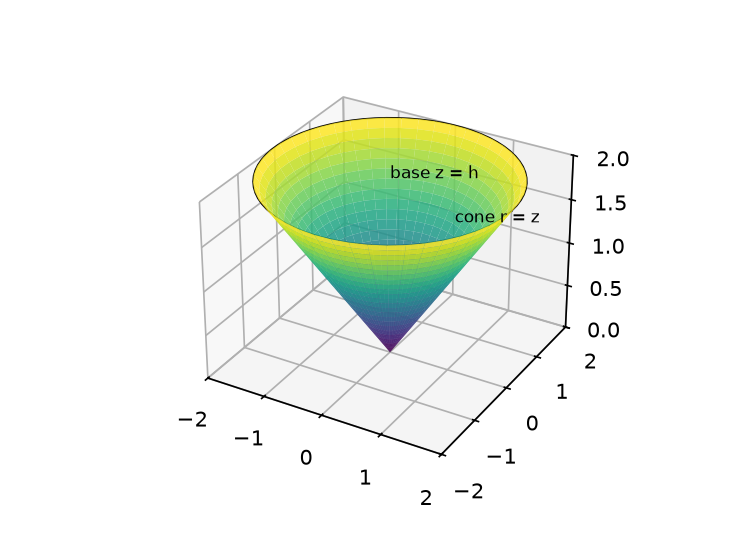

The Python source for this figure:
"""Figure: the cone r <= z <= h with its base disk."""
import matplotlib
matplotlib.use("Agg")
import numpy as np
import matplotlib.pyplot as plt
from mpl_toolkits.mplot3d import proj3d

fig, ax = plt.subplots(subplot_kw={"projection": "3d"}, figsize=(5, 3.6), dpi=150)
u = np.linspace(0, 2 * np.pi, 48)
u, v = np.meshgrid(u, np.linspace(0, 2, 24))
ax.plot_surface(v * np.cos(u), v * np.sin(u), v, cmap="viridis", alpha=0.85)
th = np.linspace(0, 2 * np.pi, 72)
ax.plot(2 * np.cos(th), 2 * np.sin(th), np.full_like(th, 2.0), color="k", lw=0.7)
ax.set_xlim(-2, 2)
ax.set_ylim(-2, 2)
ax.set_zlim(0, 2)
fig.canvas.draw()

def put(p, s):
    px, py, pz = proj3d.proj_transform(p[0], p[1], p[2], ax.get_proj())
    dx, dy = ax.transData.transform((px, py))
    fx = (dx - ax.bbox.x0) / (ax.bbox.x1 - ax.bbox.x0)
    fy = (dy - ax.bbox.y0) / (ax.bbox.y1 - ax.bbox.y0)
    return ax.text2D(fx, fy, s, transform=ax.transAxes, fontsize=8)

s = 1.0 / np.sqrt(2)
put((0.0, 0.0, 2.0), "base z = h")
put((s, s, 2 * s), "cone r = z")
fig.canvas.draw()
renderer = fig.canvas.get_renderer()
for a in list(ax.texts) + ([ax.get_legend()] if ax.get_legend() else []):
    box = a.get_window_extent(renderer)
    name = a.get_text() if hasattr(a, "get_text") else "legend"
    assert ax.bbox.x0 - 1 <= box.x0 and box.x1 <= ax.bbox.x1 + 1, name
    assert ax.bbox.y0 - 1 <= box.y0 and box.y1 <= ax.bbox.y1 + 1, name
fig.savefig("part1_figure1.png")
print("figure ok")
